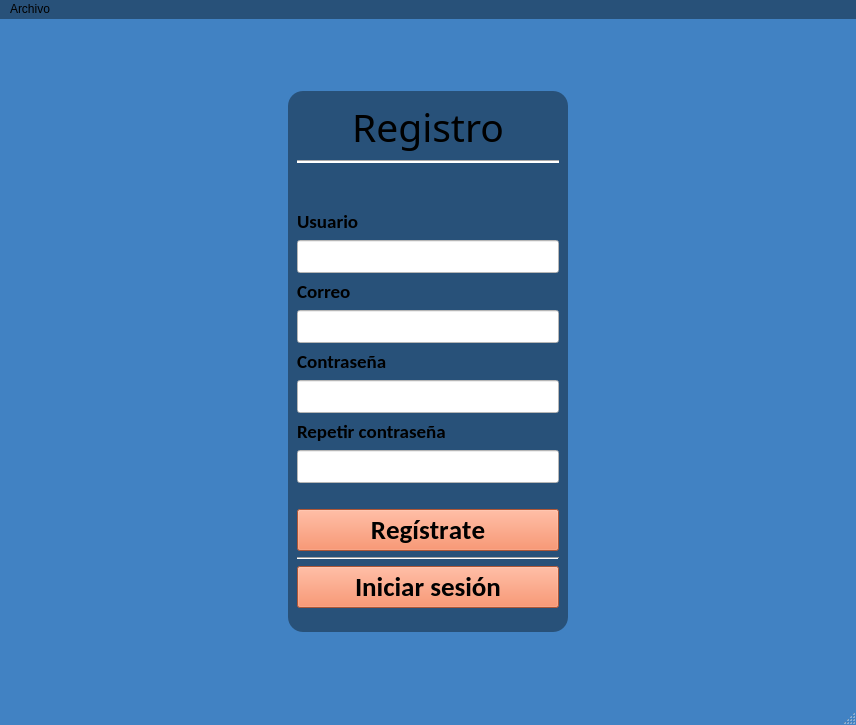
<?xml version="1.0" encoding="UTF-8"?>
<ui version="4.0">
 <class>Registro_Equipo04</class>
 <widget class="QMainWindow" name="Registro_Equipo04">
  <property name="windowModality">
   <enum>Qt::WindowModality::NonModal</enum>
  </property>
  <property name="geometry">
   <rect>
    <x>0</x>
    <y>0</y>
    <width>856</width>
    <height>725</height>
   </rect>
  </property>
  <property name="font">
   <font>
    <hintingpreference>PreferDefaultHinting</hintingpreference>
   </font>
  </property>
  <property name="windowTitle">
   <string>Registro Equipo_04</string>
  </property>
  <property name="layoutDirection">
   <enum>Qt::LayoutDirection::LeftToRight</enum>
  </property>
  <property name="autoFillBackground">
   <bool>false</bool>
  </property>
  <property name="styleSheet">
   <string notr="true">QMainWindow#Registro_Equipo04{
    background-color: rgb(65, 130, 195);
}</string>
  </property>
  <widget class="QWidget" name="central_widget">
   <property name="styleSheet">
    <string notr="true"/>
   </property>
   <layout class="QVBoxLayout" name="vertical_layout_2">
    <item>
     <spacer name="vertical_spacer">
      <property name="orientation">
       <enum>Qt::Orientation::Vertical</enum>
      </property>
      <property name="sizeHint" stdset="0">
       <size>
        <width>20</width>
        <height>40</height>
       </size>
      </property>
     </spacer>
    </item>
    <item>
     <layout class="QHBoxLayout" name="horizontal_layout">
      <item>
       <spacer name="horizontalSpacer">
        <property name="orientation">
         <enum>Qt::Orientation::Horizontal</enum>
        </property>
        <property name="sizeHint" stdset="0">
         <size>
          <width>40</width>
          <height>20</height>
         </size>
        </property>
       </spacer>
      </item>
      <item>
       <widget class="QFrame" name="frame">
        <property name="font">
         <font>
          <pointsize>9</pointsize>
         </font>
        </property>
        <property name="styleSheet">
         <string notr="true">QWidget#frame{
                    border-radius:15px;
                    background-color: rgb(40, 81, 121);
                  }</string>
        </property>
        <property name="frameShape">
         <enum>QFrame::Shape::WinPanel</enum>
        </property>
        <layout class="QVBoxLayout" name="vertical_layout">
         <item>
          <widget class="QLabel" name="label_registro">
           <property name="font">
            <font>
             <family>Segoe UI Black</family>
             <pointsize>29</pointsize>
             <hintingpreference>PreferDefaultHinting</hintingpreference>
            </font>
           </property>
           <property name="frameShape">
            <enum>QFrame::Shape::NoFrame</enum>
           </property>
           <property name="frameShadow">
            <enum>QFrame::Shadow::Plain</enum>
           </property>
           <property name="text">
            <string>Registro</string>
           </property>
           <property name="textFormat">
            <enum>Qt::TextFormat::RichText</enum>
           </property>
           <property name="alignment">
            <set>Qt::AlignmentFlag::AlignHCenter|Qt::AlignmentFlag::AlignTop</set>
           </property>
          </widget>
         </item>
         <item>
          <widget class="Line" name="line_registro">
           <property name="styleSheet">
            <string notr="true">background-color: rgb(255, 255, 255);</string>
           </property>
           <property name="orientation">
            <enum>Qt::Orientation::Horizontal</enum>
           </property>
          </widget>
         </item>
         <item>
          <spacer name="vertical_spacer_3">
           <property name="orientation">
            <enum>Qt::Orientation::Vertical</enum>
           </property>
           <property name="sizeHint" stdset="0">
            <size>
             <width>20</width>
             <height>40</height>
            </size>
           </property>
          </spacer>
         </item>
         <item>
          <widget class="QLabel" name="label_usuario">
           <property name="font">
            <font>
             <family>Calibri</family>
             <pointsize>14</pointsize>
             <bold>true</bold>
             <hintingpreference>PreferDefaultHinting</hintingpreference>
            </font>
           </property>
           <property name="text">
            <string>Usuario</string>
           </property>
          </widget>
         </item>
         <item>
          <widget class="QLineEdit" name="edit_usuario">
           <property name="font">
            <font>
             <family>Calibri</family>
             <pointsize>14</pointsize>
             <hintingpreference>PreferDefaultHinting</hintingpreference>
            </font>
           </property>
           <property name="autoFillBackground">
            <bool>false</bool>
           </property>
           <property name="styleSheet">
            <string notr="true">background-color: white; color:black;</string>
           </property>
           <property name="text">
            <string/>
           </property>
          </widget>
         </item>
         <item>
          <widget class="QLabel" name="label_correo">
           <property name="font">
            <font>
             <family>Calibri</family>
             <pointsize>14</pointsize>
             <bold>true</bold>
             <hintingpreference>PreferDefaultHinting</hintingpreference>
            </font>
           </property>
           <property name="text">
            <string>Correo</string>
           </property>
          </widget>
         </item>
         <item>
          <widget class="QLineEdit" name="edit_correo">
           <property name="font">
            <font>
             <family>Calibri</family>
             <pointsize>14</pointsize>
            </font>
           </property>
           <property name="autoFillBackground">
            <bool>false</bool>
           </property>
           <property name="styleSheet">
            <string notr="true">background-color: white; color:black;</string>
           </property>
           <property name="text">
            <string/>
           </property>
          </widget>
         </item>
         <item>
          <widget class="QLabel" name="label_contrasenna">
           <property name="font">
            <font>
             <family>Calibri</family>
             <pointsize>14</pointsize>
             <bold>true</bold>
            </font>
           </property>
           <property name="text">
            <string>Contraseña</string>
           </property>
          </widget>
         </item>
         <item>
          <widget class="QLineEdit" name="edit_contrasenna">
           <property name="font">
            <font>
             <family>Calibri</family>
             <pointsize>14</pointsize>
             <hintingpreference>PreferDefaultHinting</hintingpreference>
            </font>
           </property>
           <property name="styleSheet">
            <string notr="true">background-color: white; color:black;</string>
           </property>
           <property name="text">
            <string/>
           </property>
           <property name="echoMode">
            <enum>QLineEdit::EchoMode::Password</enum>
           </property>
          </widget>
         </item>
         <item>
          <widget class="QLabel" name="label_repetir_contrasenna">
           <property name="font">
            <font>
             <family>Calibri</family>
             <pointsize>14</pointsize>
             <bold>true</bold>
            </font>
           </property>
           <property name="text">
            <string>Repetir contraseña</string>
           </property>
          </widget>
         </item>
         <item>
          <widget class="QLineEdit" name="edit_r_contrasenna">
           <property name="font">
            <font>
             <family>Calibri</family>
             <pointsize>14</pointsize>
            </font>
           </property>
           <property name="styleSheet">
            <string notr="true">background-color: white; color:black;</string>
           </property>
           <property name="text">
            <string/>
           </property>
           <property name="echoMode">
            <enum>QLineEdit::EchoMode::Password</enum>
           </property>
          </widget>
         </item>
         <item>
          <spacer name="vertical_spacer_4">
           <property name="orientation">
            <enum>Qt::Orientation::Vertical</enum>
           </property>
           <property name="sizeHint" stdset="0">
            <size>
             <width>20</width>
             <height>20</height>
            </size>
           </property>
          </spacer>
         </item>
         <item>
          <widget class="QPushButton" name="btn_registro">
           <property name="font">
            <font>
             <family>Calibri</family>
             <pointsize>20</pointsize>
             <bold>true</bold>
             <kerning>false</kerning>
             <hintingpreference>PreferDefaultHinting</hintingpreference>
            </font>
           </property>
           <property name="cursor">
            <cursorShape>PointingHandCursor</cursorShape>
           </property>
           <property name="styleSheet">
            <string notr="true">background-color: #f2784b;</string>
           </property>
           <property name="text">
            <string>Regístrate</string>
           </property>
          </widget>
         </item>
         <item>
          <widget class="Line" name="line">
           <property name="orientation">
            <enum>Qt::Orientation::Horizontal</enum>
           </property>
          </widget>
         </item>
         <item>
          <widget class="QPushButton" name="btn_iniciar_sesion">
           <property name="font">
            <font>
             <family>Calibri</family>
             <pointsize>20</pointsize>
             <italic>false</italic>
             <bold>true</bold>
             <hintingpreference>PreferDefaultHinting</hintingpreference>
            </font>
           </property>
           <property name="cursor">
            <cursorShape>PointingHandCursor</cursorShape>
           </property>
           <property name="styleSheet">
            <string notr="true">background-color: #f2784b</string>
           </property>
           <property name="text">
            <string>Iniciar sesión</string>
           </property>
          </widget>
         </item>
         <item>
          <spacer name="vertical_spacer_5">
           <property name="orientation">
            <enum>Qt::Orientation::Vertical</enum>
           </property>
           <property name="sizeHint" stdset="0">
            <size>
             <width>20</width>
             <height>15</height>
            </size>
           </property>
          </spacer>
         </item>
        </layout>
       </widget>
      </item>
      <item>
       <spacer name="horizontal_spacer_2">
        <property name="orientation">
         <enum>Qt::Orientation::Horizontal</enum>
        </property>
        <property name="sizeHint" stdset="0">
         <size>
          <width>40</width>
          <height>20</height>
         </size>
        </property>
       </spacer>
      </item>
     </layout>
    </item>
    <item>
     <spacer name="vertical_spacer_2">
      <property name="orientation">
       <enum>Qt::Orientation::Vertical</enum>
      </property>
      <property name="sizeHint" stdset="0">
       <size>
        <width>20</width>
        <height>40</height>
       </size>
      </property>
     </spacer>
    </item>
   </layout>
  </widget>
  <widget class="QMenuBar" name="menubar">
   <property name="geometry">
    <rect>
     <x>0</x>
     <y>0</y>
     <width>856</width>
     <height>33</height>
    </rect>
   </property>
   <property name="palette">
    <palette>
     <active>
      <colorrole role="WindowText">
       <brush brushstyle="SolidPattern">
        <color alpha="255">
         <red>255</red>
         <green>255</green>
         <blue>255</blue>
        </color>
       </brush>
      </colorrole>
      <colorrole role="Button">
       <brush brushstyle="SolidPattern">
        <color alpha="255">
         <red>40</red>
         <green>81</green>
         <blue>121</blue>
        </color>
       </brush>
      </colorrole>
      <colorrole role="Base">
       <brush brushstyle="SolidPattern">
        <color alpha="255">
         <red>40</red>
         <green>81</green>
         <blue>121</blue>
        </color>
       </brush>
      </colorrole>
      <colorrole role="Window">
       <brush brushstyle="SolidPattern">
        <color alpha="255">
         <red>40</red>
         <green>81</green>
         <blue>121</blue>
        </color>
       </brush>
      </colorrole>
     </active>
     <inactive>
      <colorrole role="Button">
       <brush brushstyle="SolidPattern">
        <color alpha="255">
         <red>40</red>
         <green>81</green>
         <blue>121</blue>
        </color>
       </brush>
      </colorrole>
      <colorrole role="Base">
       <brush brushstyle="SolidPattern">
        <color alpha="255">
         <red>40</red>
         <green>81</green>
         <blue>121</blue>
        </color>
       </brush>
      </colorrole>
      <colorrole role="Window">
       <brush brushstyle="SolidPattern">
        <color alpha="255">
         <red>40</red>
         <green>81</green>
         <blue>121</blue>
        </color>
       </brush>
      </colorrole>
     </inactive>
     <disabled>
      <colorrole role="Button">
       <brush brushstyle="SolidPattern">
        <color alpha="255">
         <red>40</red>
         <green>81</green>
         <blue>121</blue>
        </color>
       </brush>
      </colorrole>
      <colorrole role="Base">
       <brush brushstyle="SolidPattern">
        <color alpha="255">
         <red>40</red>
         <green>81</green>
         <blue>121</blue>
        </color>
       </brush>
      </colorrole>
      <colorrole role="Window">
       <brush brushstyle="SolidPattern">
        <color alpha="255">
         <red>40</red>
         <green>81</green>
         <blue>121</blue>
        </color>
       </brush>
      </colorrole>
     </disabled>
    </palette>
   </property>
   <property name="autoFillBackground">
    <bool>false</bool>
   </property>
   <property name="styleSheet">
    <string notr="true">background-color: rgb(40, 81, 121);</string>
   </property>
   <widget class="QMenu" name="menuArchivo">
    <property name="title">
     <string>Archivo</string>
    </property>
    <widget class="QMenu" name="menu_acerca_de">
     <property name="title">
      <string>Acerca de</string>
     </property>
     <addaction name="action_nuestra_empresa_2"/>
    </widget>
    <addaction name="vaciar_campos_de_texto"/>
    <addaction name="menu_acerca_de"/>
   </widget>
   <addaction name="menuArchivo"/>
  </widget>
  <widget class="QStatusBar" name="statusbar"/>
  <action name="action_iniciar_sesion">
   <property name="text">
    <string>Vaciar campos de texto</string>
   </property>
  </action>
  <action name="action_nuestra_empresa">
   <property name="text">
    <string>Nuestra empresa</string>
   </property>
  </action>
  <action name="vaciar_campos_de_texto">
   <property name="text">
    <string>Vaciar campos de texto</string>
   </property>
  </action>
  <action name="action_nuestra_empresa_2">
   <property name="text">
    <string>Nuestra empresa</string>
   </property>
  </action>
 </widget>
 <resources/>
 <connections/>
</ui>
